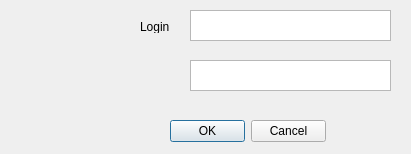
<?xml version="1.0" encoding="UTF-8"?>
<ui version="4.0">
 <class>RipartPluginDialogBase</class>
 <widget class="QDialog" name="RipartPluginDialogBase">
  <property name="geometry">
   <rect>
    <x>0</x>
    <y>0</y>
    <width>411</width>
    <height>154</height>
   </rect>
  </property>
  <property name="windowTitle">
   <string>IGN_Ripart</string>
  </property>
  <widget class="QLabel" name="lblLogin">
   <property name="geometry">
    <rect>
     <x>140</x>
     <y>20</y>
     <width>46</width>
     <height>13</height>
    </rect>
   </property>
   <property name="text">
    <string>Login</string>
   </property>
  </widget>
  <widget class="QPlainTextEdit" name="plainTextEdit">
   <property name="geometry">
    <rect>
     <x>190</x>
     <y>10</y>
     <width>201</width>
     <height>31</height>
    </rect>
   </property>
  </widget>
  <widget class="QPlainTextEdit" name="plainTextEdit_2">
   <property name="geometry">
    <rect>
     <x>190</x>
     <y>60</y>
     <width>201</width>
     <height>31</height>
    </rect>
   </property>
  </widget>
  <widget class="QDialogButtonBox" name="buttonBox">
   <property name="geometry">
    <rect>
     <x>170</x>
     <y>120</y>
     <width>156</width>
     <height>23</height>
    </rect>
   </property>
   <property name="standardButtons">
    <set>QDialogButtonBox::Cancel|QDialogButtonBox::Ok</set>
   </property>
  </widget>
 </widget>
 <resources>
  <include location="resources.qrc"/>
 </resources>
 <connections/>
</ui>
